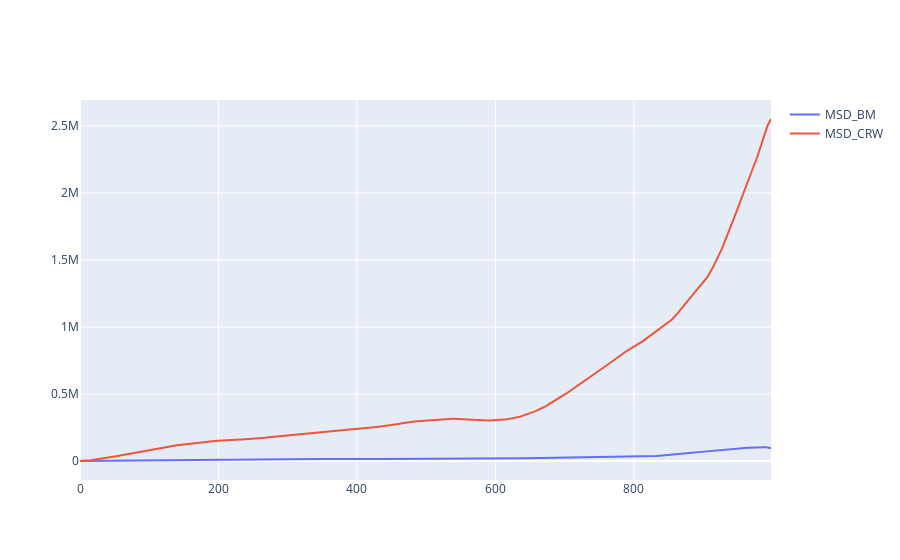

Source (notebook cell):
### Code cell
# Plot MSD Vectors
fig_path_length = go.Figure()

plot_2d_scatter(np.arange(len(MSD_BM)),MSD_BM, "MSD_BM", fig_path_length)
plot_2d_scatter(np.arange(len(MSD_CRW)), MSD_CRW, "MSD_CRW", fig_path_length)

fig_path_length.show()

### Figure 1 — Plotly figure (JSON) as saved in the notebook; plotly's stock layout.template omitted (floating-point values rounded to 4 significant figures; data arrays with more than 128 entries replaced by an {"elided": "..."} marker saying what was removed)
{"data": [{"line": {"width": 2}, "marker": {"size": 2}, "name": "MSD_BM", "showlegend": true, "type": "scatter", "x": {"elided": "999 int values"}, "y": {"elided": "999 float values"}}, {"line": {"width": 2}, "marker": {"size": 2}, "name": "MSD_CRW", "showlegend": true, "type": "scatter", "x": {"elided": "999 int values"}, "y": {"elided": "999 float values"}}], "layout": {}}
